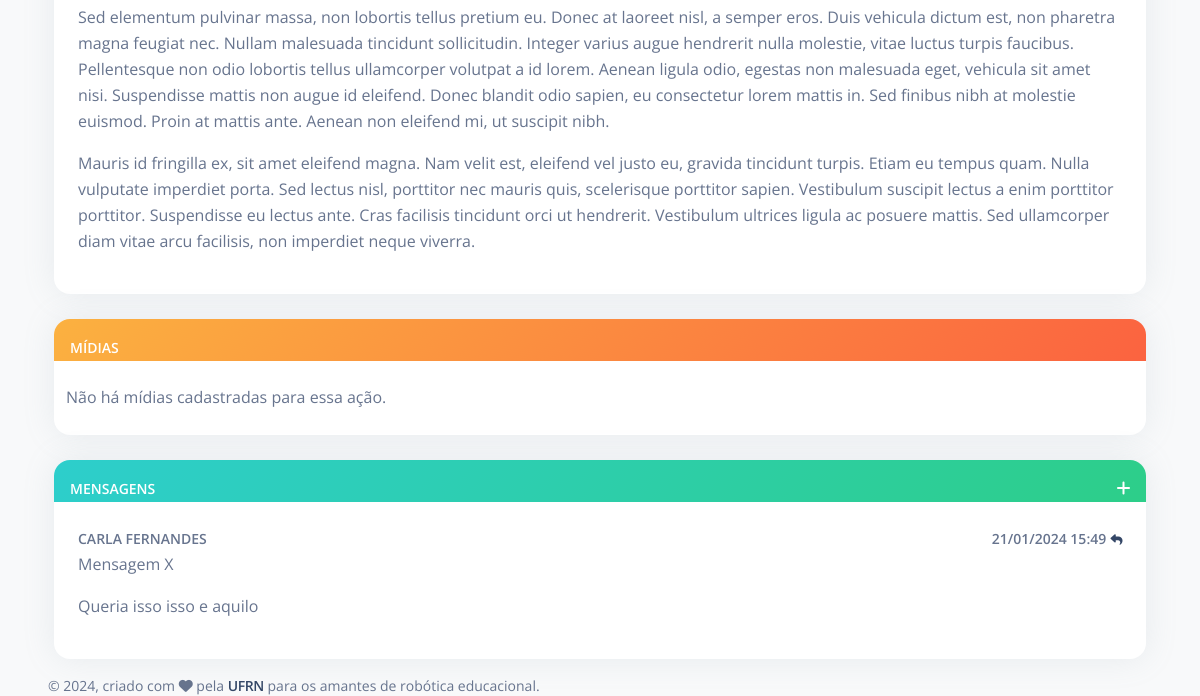
The app's page /acoes/detalhes/4/ (lower part), older data.
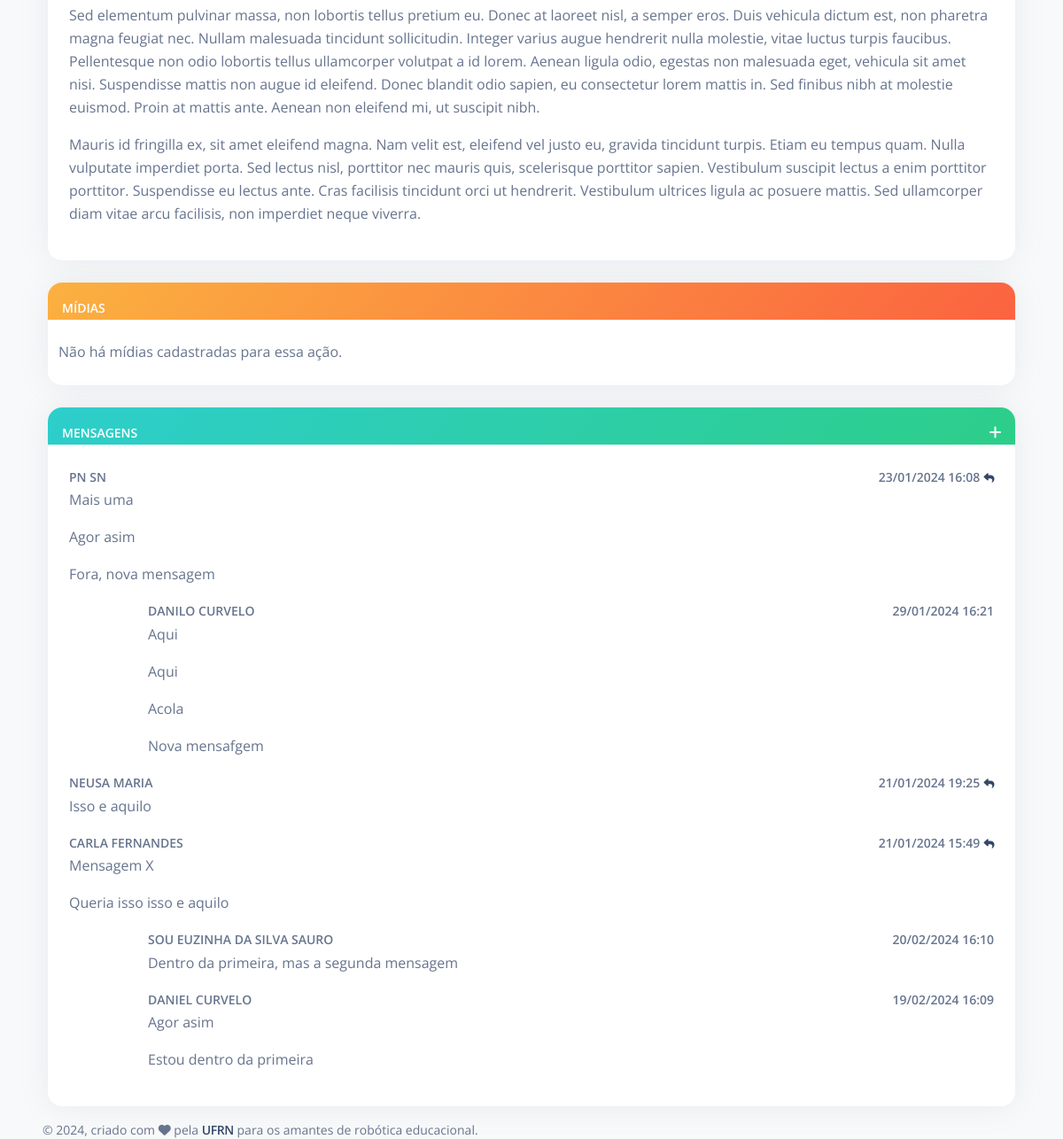
The same page, newer data.
### Acoes/models.py (models this page shows, shortened)
class MensagemAcoes(models.Model):
    texto = models.TextField(verbose_name="Texto")
    data = models.DateTimeField(verbose_name = "Data", auto_now_add=True)
    usuario = models.ForeignKey(Usuario, on_delete=models.RESTRICT,verbose_name="Usuário")
    acao = models.ForeignKey(Acoes, on_delete=models.RESTRICT,verbose_name="Ação")
    mensagem_original = models.ForeignKey('self', null=True, blank = True, related_name='replies', on_delete=models.CASCADE,verbose_name="Mensagem original")
    class Meta:
        ordering = ['acao', 'mensagem_original__pk', '-data']
        verbose_name = "Mensagem"
        verbose_name_plural = "Mensagens"

### Acoes/views.py (the view, shortened to what this page needs)
# urls.py: path('detalhes/<int:pk>/', views.DetalhesAcao.as_view(), name='detalhes'),
class DetalhesAcao(FormMixin, generic.DetailView):
    model = Acoes
    template_name = 'Acoes/detalhes.html'
    context_object_name = 'acao'
    form_class = FormNovaMensagem
    def get_context_data(self,**kwargs):
        context = super(DetalhesAcao,self).get_context_data(**kwargs)
        lista_mensagens = MensagemAcoes.objects.filter(acao__id = self.kwargs['pk'], mensagem_original = None)
        context['lista_mensagens'] = lista_mensagens
        context['form_nome_mensagem'] = FormNovaMensagem()
        return context

### Usuario/models.py (called while the page is built)
    def __str__(self):
        return self.first_name + " " + self.last_name

### templates/Acoes/detalhes.html (shortened to what this page needs)
{% extends "Base/base.html" %}
{% load static %}
{% load pagination_tags %}
{% load widget_tweaks %}
{% load crispy_forms_tags %}
{% block conteudo %}
<br>
<div class="container">
    <div class="card">
        <div class="card-body row">
            <div class="overflow-auto">
                <p>{{ acao.descricao|linebreaks }}</p>
            </div>
        </div>
    </div>
    <br>
    <div class="card">
        {% if acao.data_fim is not None and todays_date > acao.data_fim|date:"Y-m-d" or acao.status is False %}
            <div id="card_header_midias" class="card-header bg-gradient-secondary pb-0 p-3">
        {% else %}
            <div id="card_header_midias" class="card-header bg-gradient-warning pb-0 p-3">
        {% endif %}
            <span class="text-sm mb-0 text-uppercase text-white font-weight-bold">Mídias</span>
        </div>
        <div class="card-body row">
        </div>
    </div>
    <br>
    <div class="card">
        {% if acao.data_fim is not None and todays_date > acao.data_fim|date:"Y-m-d" or acao.status is False %}
            <div id="card_header_mensagens" class="card-header bg-gradient-secondary pb-0 p-3">
        {% else %}
            <div id="card_header_mensagens" class="card-header bg-gradient-success pb-0 p-3">
        {% endif %}
            <span class="text-sm mb-0 text-uppercase text-white font-weight-bold">Mensagens</span>
            <div class="float-end">
                <a href="" class="text-white" data-bs-toggle="modal" data-bs-target="#modalNovaMensagem"><i class="fa fa-plus"></i></a>
            </div>
        </div>
        <div class="card-body row">
            {% for mensagem in lista_mensagens %}
                <div>
                    <span class="text-sm mb-0 text-uppercase font-weight-bold">{{mensagem.usuario}}</span>
                    <div class="float-end">
                        <span class="text-sm mb-0 text-uppercase font-weight-bold">{{mensagem.data|date:"d/m/Y H:i"}}</span>
                        {% if mensagem.mensagem_original is None %}
                            <a href="" class="text-xs" data-bs-mensagem-id="{{mensagem.pk}}" data-bs-toggle="modal" data-bs-target="#modalNovaMensagem"><i class="fa fa-reply"></i></a>
                        {% endif %}
                    </div>
                    <br>
                    <span class="text-xs">{{mensagem.texto|linebreaks}}</span>
                </div>
                {% for reply in mensagem.replies.all %}
                    <div class="col-1"></div>
                    <div class="col-11">
                        <div>
                            <span class="text-sm mb-0 text-uppercase font-weight-bold">{{reply.usuario}}</span>
                            <div class="float-end">
                                <span class="text-sm mb-0 text-uppercase font-weight-bold">{{reply.data|date:"d/m/Y H:i"}}</span>
                            </div>
                            <br>
                            <span class="text-xs">{{reply.texto|linebreaks}}</span>
                        </div>
                    </div>
                {% endfor %}
            {% empty %}
                Não há nenhuma mensagem.
            {% endfor %}
        </div>
    </div>
</div>
{% endblock %}

Row changes from the older to the newer data that the page shows:
added MensagemAcoes: usuario "PN SN", data "23/01/2024 16:08", texto "Mais uma Agor asim Fora, nova mensagem"
added MensagemAcoes: usuario "DANILO CURVELO", data "29/01/2024 16:21", texto "Aqui Aqui Acola Nova mensafgem", shown under "PN SN"
added MensagemAcoes: usuario "NEUSA MARIA", data "21/01/2024 19:25", texto "Isso e aquilo"
added MensagemAcoes: usuario "SOU EUZINHA DA SILVA SAURO", data "20/02/2024 16:10", texto "Dentro da primeira, mas a segunda mensagem", shown under "CARLA FERNANDES"
added MensagemAcoes: usuario "DANIEL CURVELO", data "19/02/2024 16:09", texto "Agor asim Estou dentro da primeira", shown under "CARLA FERNANDES"
